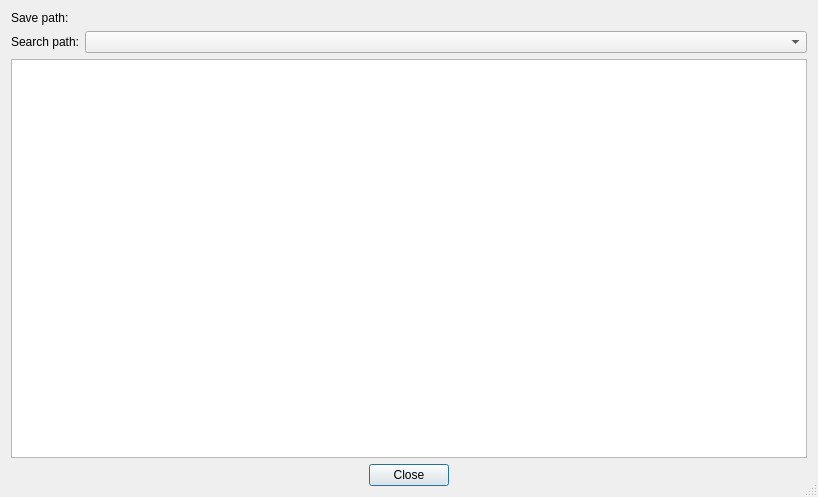
<?xml version="1.0" encoding="UTF-8"?>
<ui version="4.0">
 <class>FileChecker</class>
 <widget class="QDialog" name="FileChecker">
  <property name="geometry">
   <rect>
    <x>0</x>
    <y>0</y>
    <width>818</width>
    <height>497</height>
   </rect>
  </property>
  <property name="windowTitle">
   <string>GCodeWorkShop - File checker</string>
  </property>
  <property name="sizeGripEnabled">
   <bool>true</bool>
  </property>
  <layout class="QVBoxLayout" name="verticalLayout">
   <property name="sizeConstraint">
    <enum>QLayout::SetMaximumSize</enum>
   </property>
   <item>
    <layout class="QHBoxLayout" name="horizontalLayout">
     <item>
      <widget class="QLabel" name="label">
       <property name="sizePolicy">
        <sizepolicy hsizetype="Maximum" vsizetype="Preferred">
         <horstretch>0</horstretch>
         <verstretch>0</verstretch>
        </sizepolicy>
       </property>
       <property name="text">
        <string>Save path:</string>
       </property>
      </widget>
     </item>
     <item>
      <widget class="QLabel" name="savePathLabel">
       <property name="toolTip">
        <string>Auto save path as set in serial port configuration</string>
       </property>
       <property name="text">
        <string/>
       </property>
      </widget>
     </item>
    </layout>
   </item>
   <item>
    <layout class="QHBoxLayout" name="horizontalLayout_2">
     <item>
      <widget class="QLabel" name="label_2">
       <property name="sizePolicy">
        <sizepolicy hsizetype="Maximum" vsizetype="Preferred">
         <horstretch>0</horstretch>
         <verstretch>0</verstretch>
        </sizepolicy>
       </property>
       <property name="text">
        <string>Search path:</string>
       </property>
      </widget>
     </item>
     <item>
      <widget class="QComboBox" name="readPathComboBox">
       <property name="toolTip">
        <string>Search path as set in serial port configuration</string>
       </property>
      </widget>
     </item>
    </layout>
   </item>
   <item>
    <widget class="QSplitter" name="vSplitter">
     <property name="sizePolicy">
      <sizepolicy hsizetype="Expanding" vsizetype="Expanding">
       <horstretch>0</horstretch>
       <verstretch>0</verstretch>
      </sizepolicy>
     </property>
     <property name="orientation">
      <enum>Qt::Vertical</enum>
     </property>
     <property name="childrenCollapsible">
      <bool>false</bool>
     </property>
     <widget class="QTableWidget" name="fileTableWidget">
      <property name="minimumSize">
       <size>
        <width>0</width>
        <height>150</height>
       </size>
      </property>
      <property name="toolTip">
       <string>List of files in save path (received files).
Click to compare with file with the same name in selected search path.</string>
      </property>
      <property name="sizeAdjustPolicy">
       <enum>QAbstractScrollArea::AdjustToContents</enum>
      </property>
      <property name="autoScrollMargin">
       <number>20</number>
      </property>
      <property name="editTriggers">
       <set>QAbstractItemView::NoEditTriggers</set>
      </property>
      <property name="alternatingRowColors">
       <bool>true</bool>
      </property>
      <property name="selectionMode">
       <enum>QAbstractItemView::SingleSelection</enum>
      </property>
      <property name="selectionBehavior">
       <enum>QAbstractItemView::SelectRows</enum>
      </property>
      <property name="verticalScrollMode">
       <enum>QAbstractItemView::ScrollPerPixel</enum>
      </property>
      <property name="horizontalScrollMode">
       <enum>QAbstractItemView::ScrollPerPixel</enum>
      </property>
      <property name="sortingEnabled">
       <bool>true</bool>
      </property>
      <property name="wordWrap">
       <bool>false</bool>
      </property>
      <attribute name="horizontalHeaderCascadingSectionResizes">
       <bool>true</bool>
      </attribute>
      <attribute name="horizontalHeaderStretchLastSection">
       <bool>true</bool>
      </attribute>
     </widget>
    </widget>
   </item>
   <item>
    <widget class="QDialogButtonBox" name="buttonBox">
     <property name="orientation">
      <enum>Qt::Horizontal</enum>
     </property>
     <property name="standardButtons">
      <set>QDialogButtonBox::Close</set>
     </property>
     <property name="centerButtons">
      <bool>true</bool>
     </property>
    </widget>
   </item>
  </layout>
 </widget>
 <resources/>
 <connections>
  <connection>
   <sender>buttonBox</sender>
   <signal>accepted()</signal>
   <receiver>FileChecker</receiver>
   <slot>accept()</slot>
   <hints>
    <hint type="sourcelabel">
     <x>248</x>
     <y>254</y>
    </hint>
    <hint type="destinationlabel">
     <x>157</x>
     <y>274</y>
    </hint>
   </hints>
  </connection>
  <connection>
   <sender>buttonBox</sender>
   <signal>rejected()</signal>
   <receiver>FileChecker</receiver>
   <slot>reject()</slot>
   <hints>
    <hint type="sourcelabel">
     <x>316</x>
     <y>260</y>
    </hint>
    <hint type="destinationlabel">
     <x>286</x>
     <y>274</y>
    </hint>
   </hints>
  </connection>
 </connections>
</ui>
